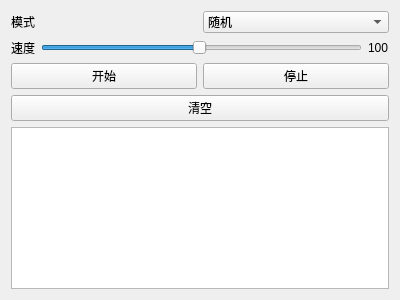
<?xml version="1.0" encoding="UTF-8"?>
<ui version="4.0">
 <class>ControlView</class>
 <widget class="QWidget" name="ControlView">
  <property name="geometry">
   <rect>
    <x>0</x>
    <y>0</y>
    <width>400</width>
    <height>300</height>
   </rect>
  </property>
  <property name="windowTitle">
   <string>Form</string>
  </property>
  <layout class="QVBoxLayout" name="verticalLayout">
   <item>
    <layout class="QHBoxLayout" name="horizontalLayout">
     <item>
      <widget class="QLabel" name="label">
       <property name="text">
        <string>模式</string>
       </property>
      </widget>
     </item>
     <item>
      <widget class="QComboBox" name="comboBox">
       <item>
        <property name="text">
         <string>随机</string>
        </property>
       </item>
       <item>
        <property name="text">
         <string>顺序</string>
        </property>
       </item>
       <item>
        <property name="text">
         <string>规律</string>
        </property>
       </item>
      </widget>
     </item>
    </layout>
   </item>
   <item>
    <layout class="QHBoxLayout" name="horizontalLayout_2">
     <item>
      <widget class="QLabel" name="label_2">
       <property name="text">
        <string>速度</string>
       </property>
      </widget>
     </item>
     <item>
      <widget class="QSlider" name="horizontalSlider">
       <property name="minimum">
        <number>1</number>
       </property>
       <property name="maximum">
        <number>100</number>
       </property>
       <property name="sliderPosition">
        <number>50</number>
       </property>
       <property name="orientation">
        <enum>Qt::Horizontal</enum>
       </property>
      </widget>
     </item>
     <item>
      <widget class="QLabel" name="label_3">
       <property name="text">
        <string>100</string>
       </property>
      </widget>
     </item>
    </layout>
   </item>
   <item>
    <layout class="QHBoxLayout" name="horizontalLayout_3">
     <item>
      <widget class="QPushButton" name="begin_bt">
       <property name="text">
        <string>开始</string>
       </property>
      </widget>
     </item>
     <item>
      <widget class="QPushButton" name="end_bt">
       <property name="text">
        <string>停止</string>
       </property>
      </widget>
     </item>
    </layout>
   </item>
   <item>
    <widget class="QPushButton" name="pushButton">
     <property name="text">
      <string>清空</string>
     </property>
    </widget>
   </item>
   <item>
    <widget class="QTextBrowser" name="textBrowser"/>
   </item>
  </layout>
 </widget>
 <resources/>
 <connections>
  <connection>
   <sender>pushButton</sender>
   <signal>clicked()</signal>
   <receiver>textBrowser</receiver>
   <slot>clear()</slot>
   <hints>
    <hint type="sourcelabel">
     <x>199</x>
     <y>109</y>
    </hint>
    <hint type="destinationlabel">
     <x>199</x>
     <y>208</y>
    </hint>
   </hints>
  </connection>
 </connections>
</ui>
